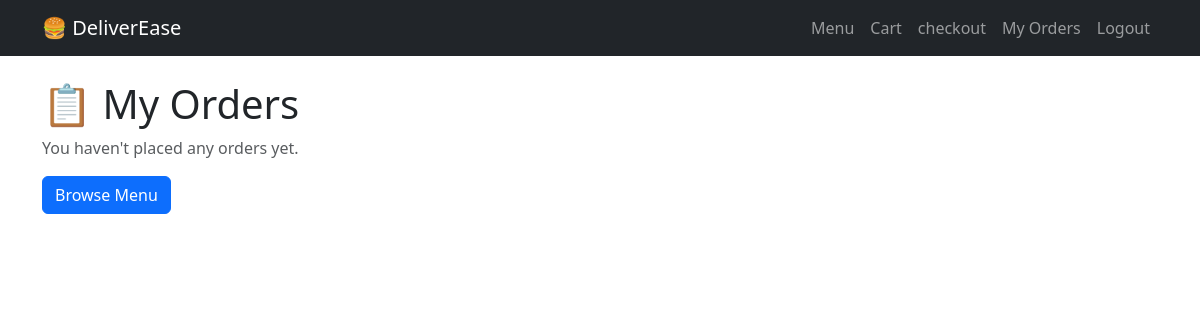
The page /track/ (signed in) on the database as committed earlier.
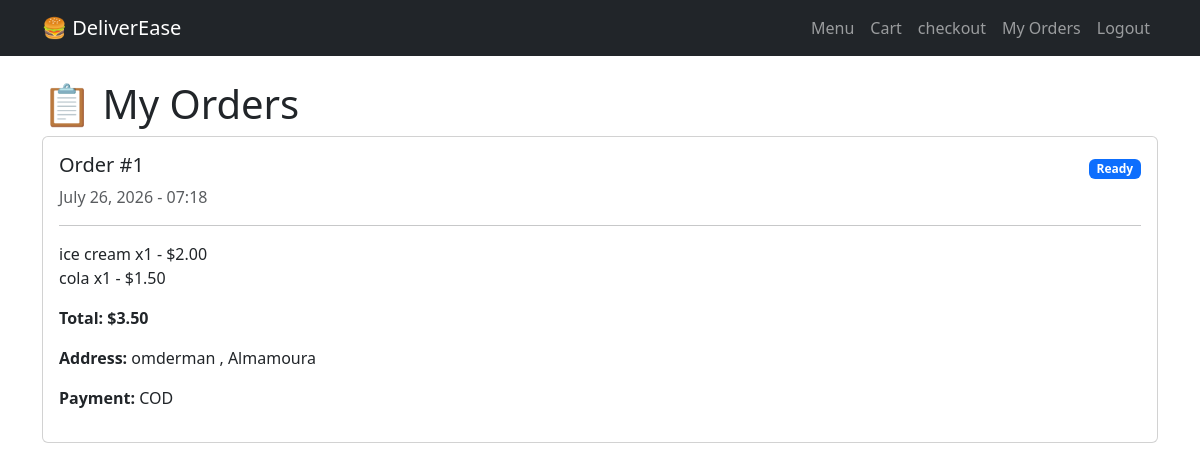
The same page on the database as committed later.
### DeliverEase/models.py (models this page shows, shortened)
class Order(models.Model):
     STATUS_CHOICES=[
       ('pending','Pending'),
       ('preparing','Preparing'),
       ('ready','Ready'),
       ('out_for_delivered','out for delivered'),
       ('delivered','Delivered'),
       ('canclelled','Cancelled')]
     customer=models.ForeignKey(User, on_delete=models.CASCADE,related_name='orders')
     delivery_address=models.TextField()
     total_price=models.DecimalField(max_digits=8,decimal_places=2,default=0)
     status=models.CharField(max_length=20,choices=STATUS_CHOICES,default='pending')
     created_at=models.DateTimeField(auto_now_add=True)

class OrderItem(models.Model):
     order=models.ForeignKey(Order,on_delete=models.CASCADE,related_name='items')
     menu_item=models.ForeignKey(MenuItem,on_delete=models.CASCADE)
     quantity=models.IntegerField(default=1)
     item_price=models.DecimalField(max_digits=6,decimal_places=2)

class MenuItem(models.Model):
    category=models.ForeignKey(Category,on_delete=models.CASCADE,related_name='items')
    name=models.CharField(max_length=200)
    description=models.TextField(blank=True)
    price=models.DecimalField(max_digits=6,decimal_places=2)
    image=models.ImageField(upload_to='menu_images/',blank=True,null=True)
    available=models.BooleanField(default=True)

class Payment(models.Model):
     METHOD_CHOICES=[
       ('cod','Cash on Delivery'),
       ('online','Online Payment'),]
     order=models.OneToOneField(Order, on_delete=models.CASCADE,related_name='payment')
     method=models.CharField(max_length=20,choices=METHOD_CHOICES)
     is_paid=models.BooleanField(default=False)
     receipt=models.ImageField(upload_to='receipts/',blank=True,null=True)
     paid_at=models.DateTimeField(auto_now_add=True)

### DeliverEase/views.py (the view)
# urls.py: path('track/' , views.order_tracking_view,name='order_tracking'),
@login_required
def order_tracking_view(request):
    if request.user.role != 'customer':
        return redirect('login')
    orders = Order.objects.filter(customer=request.user).order_by('-created_at')
    return render(request,'order_tracking.html',{'orders':orders})

### templates/order_tracking.html (shortened to what this page needs)
{% extends 'base.html' %}
{% block content %}
<h1>📋 My Orders</h1>
{% if orders %}
    {% for order in orders %}
    <div class="card mb-3">
        <div class="card-body">
            <div class="d-flex justify-content-between align-items-center">
                <h5>Order #{{ order.id }}</h5>
                <span class="badge
                    {% if order.status == 'pending' %}bg-warning text-dark
                    {% elif order.status == 'preparing' %}bg-info text-dark
                    {% elif order.status == 'ready' %}bg-primary
                    {% elif order.status == 'out_for_delivery' %}bg-secondary
                    {% elif order.status == 'delivered' %}bg-success
                    {% else %}bg-danger{% endif %}">
                    {{ order.get_status_display }}
                </span>
            </div>
            <p class="text-muted">{{ order.created_at|date:"F j, Y - H:i" }}</p>
            <hr>
            <ul class="list-unstyled">
                {% for item in order.items.all %}
                <li>{{ item.menu_item.name }} x{{ item.quantity }} - ${{ item.item_price|floatformat:2 }}</li>
                {% endfor %}
            </ul>
            <p class="fw-bold">Total: ${{ order.total_price|floatformat:2 }}</p>
            <p><strong>Address:</strong> {{ order.delivery_address }}</p>
            <p><strong>Payment:</strong> {{ order.payment.method|upper }}</p>
        </div>
    </div>
    {% endfor %}
{% else %}
    <p class="text-muted">You haven't placed any orders yet.</p>
    <a href="{% url 'menu' %}" class="btn btn-primary">Browse Menu</a>
{% endif %}
{% endblock %}

Rows that differ between the two databases and show on the page:
added Order: id "1", status "Ready", created_at "July 26, 2026 - 07:18", total_price "3.50", delivery_address "omderman , Almamoura", payment.method "COD"
added OrderItem: menu_item.name "ice cream", quantity "1", item_price "2.00"
added OrderItem: menu_item.name "cola", quantity "1", item_price "1.50"
Other text that changed with them:
text no longer shown: "You haven't placed any orders yet. Browse Menu"
